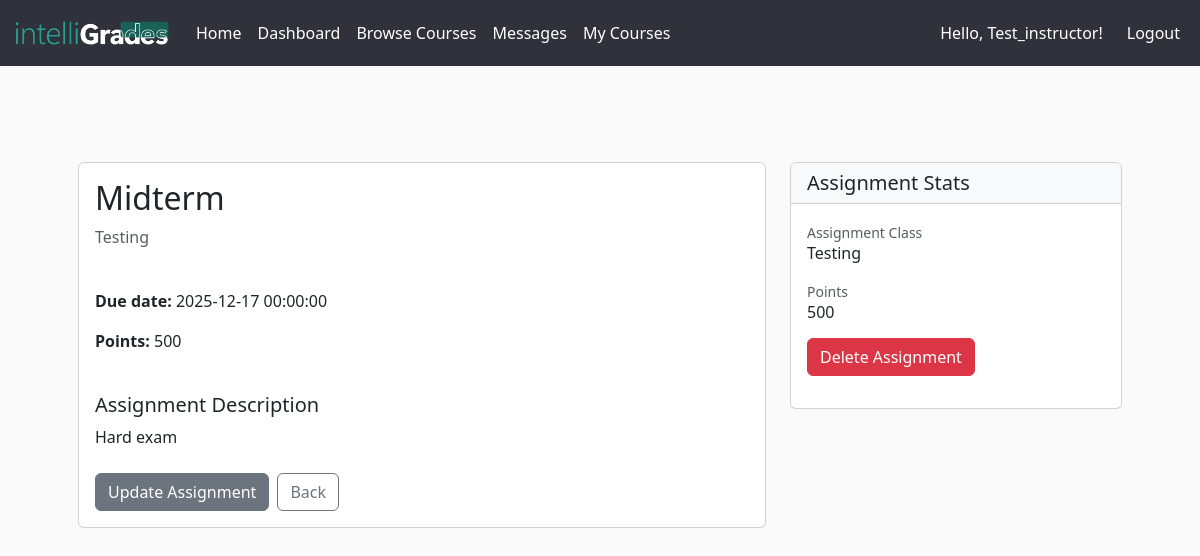
Screenshot of /assignments/1 (signed in) with the database file from the repository.
### app/models.py (models this page shows, shortened)
class Assignment(db.Model):
    __tablename__ = "assignments"
    id = db.Column(db.Integer, primary_key=True)
    course_id = db.Column(db.Integer, db.ForeignKey('courses.id'), nullable=False)
    title = db.Column(db.String(200), nullable=False)
    description = db.Column(db.Text, nullable=False)
    due_date = db.Column(db.DateTime, default=datetime.utcnow)
    created_at = db.Column(db.DateTime, default=datetime.utcnow)
    max_points = db.Column(db.Integer, default=100)
    course = db.relationship('Course', back_populates='assignments')
    student_assignments = db.relationship(
        'StudentAssignment',
        back_populates='assignment',
        lazy='dynamic',
        cascade='all,delete-orphan'
    )

class Course(db.Model):
    __tablename__ = 'courses'
    id = db.Column(db.Integer, primary_key=True)
    code = db.Column(db.String(32), unique=True, nullable=False)
    title = db.Column(db.String(128), nullable=False)
    description = db.Column(db.Text)
    credits = db.Column(db.Integer, nullable=False)  # number of units/credits
    professor = db.Column(db.String(128), nullable=True)
    professor_id = db.Column(db.Integer, db.ForeignKey('users.id'), nullable=True)
    professor_user = db.relationship(
        'User',
        foreign_keys=[professor_id],
        backref='created_courses'
    )
    availability = db.Column(db.Boolean, default=True)
    format = db.Column(db.String(32), default='online')
    max_students = db.Column(db.Integer)
    created_at = db.Column(db.DateTime, default=datetime.utcnow)
    enrollments_rel = db.relationship(
        'Enrollment',
        backref='course',
        lazy='dynamic',
        cascade='all,delete-orphan'
    )
    assignments = db.relationship(
        'Assignment',
        back_populates='course',
        lazy='dynamic',
        cascade='all,delete-orphan'
    )
    announcements = db.relationship(
        'Announcement',
        back_populates='course',
        lazy='dynamic',
        cascade='all,delete-orphan'
    )

### app/assignments/routes.py (the view)
@assignments_bp.route('/<int:assignment_id>')
@login_required
def assignment_detail(assignment_id):
    assignment = Assignment.query.get_or_404(assignment_id)
    course = assignment.course
    return render_template('assignments/assignment_details.html', assignment=assignment, course=course)

### app/__init__.py (called while the page is built)
@create_app.context_processor
def inject_notifications():
    if current_user.is_authenticated:
        return {
            "notifications": [
                {"message": "You haven’t checked Week 3 notes."},
                {"message": "New message in CMPE 102 discussion board."}
            ]
        }
    return {"notifications": []}

@login_manager.user_loader
def load_user(user_id):
    return User.query.get(int(user_id))

### app/models.py (called while the page is built)
    @property
    def is_student(self):
        return self.role == self.ROLE_STUDENT

    @property
    def is_professor(self):
        return self.role == self.ROLE_PROFESSOR

    @property
    def is_admin(self):
        return self.role == self.ROLE_ADMIN

### app/assignments/templates/assignments/assignment_details.html
{% extends "base.html" %} {% block body %}
<div class="container mt-5">
  <div class="row">
    <div class="col-lg-8">
      <div class="card mb-4">
        <div class="card-body">
          <div class="d-flex justify-content-between align-items-start mb-4">
            <div>
              <h2 class="card-title">{{ assignment.title }}</h2>
              <p class="text-muted">{{ course.title }}</p>
            </div>
          </div>
          <div class="row mb-4">
            <div class="col-md-6">
              <p><strong>Due date:</strong> {{ assignment.due_date }}</p>
              <p><strong>Points:</strong> {{ assignment.max_points }}</p>
            </div>
          </div>
          <div class="mb-4">
            <h5>Assignment Description</h5>
            <p>{{ assignment.description or 'No description available.' }}</p>
          </div>
          <div class="d-flex gap-2">
            {% if course.professor_id == current_user.id or
            current_user.is_admin %}
            <a
              href="{{ url_for('assignments.update_assignment', assignment_id=assignment.id) }}"
              class="btn btn-secondary"
            >
              Update Assignment
            </a>
            {% endif %}
            <a
              href="{{ url_for('courses.course_dashboard', course_id=course.id, tab='assignments') }}"
              class="btn btn-outline-secondary"
            >
              Back
            </a>
          </div>
        </div>
      </div>
    </div>
    <div class="col-lg-4">
      <div class="card mb-4">
        <div class="card-header bg-light">
          <h5 class="mb-0">Assignment Stats</h5>
        </div>
        <div class="card-body">
          <div class="mb-3">
            <label class="text-muted small">Assignment Class</label>
            <p class="h6">{{ course.title }}</p>
          </div>
          <div class="mb-3">
            <label class="text-muted small">Points</label>
            <p class="h6">{{ assignment.max_points }}</p>
          </div>
          {% if course.professor_id == current_user.id or current_user.is_admin
          %}
          <div class="mb-3">
            <form
              method="POST"
              action="{{ url_for('assignments.delete_assignment', assignment_id=assignment.id) }}"
              style="display: inline"
            >
              <button
                type="submit"
                class="btn btn-danger"
                onclick="return confirm('Are you sure you want to delete this assignment?')"
              >
                Delete Assignment
              </button>
            </form>
          </div>
          {% endif %}
        </div>
      </div>
    </div>
  </div>
</div>
{% endblock %}

### app/static/styles.css (style rules this page uses)
body, #whatifTable thead tr, #whatifTable td, #whatifTable th { background-color: #fafafa; }

### rows the page displays
Assignment: title "Midterm", due_date "2025-12-17 00:00:00", max_points "500", description "Hard exam"
Course: title "Testing"

### other values shown
{{ username }} "Test_instructor"
